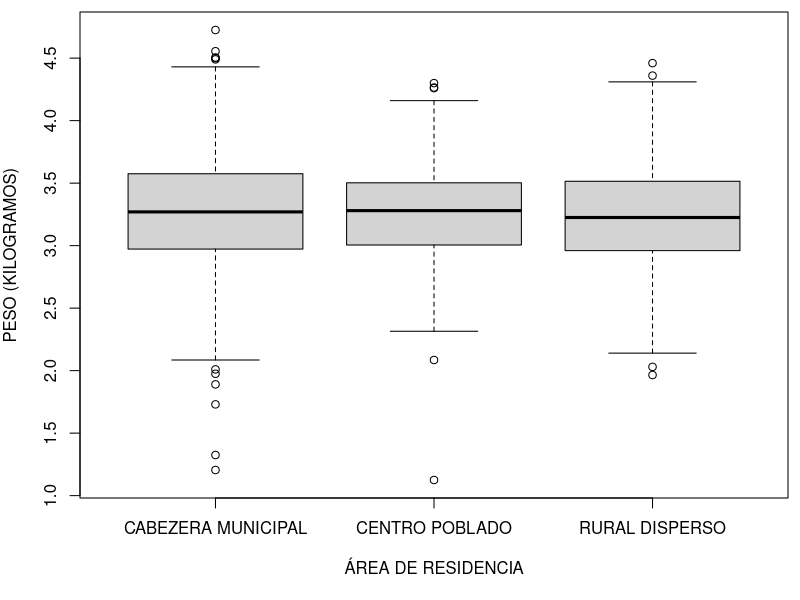
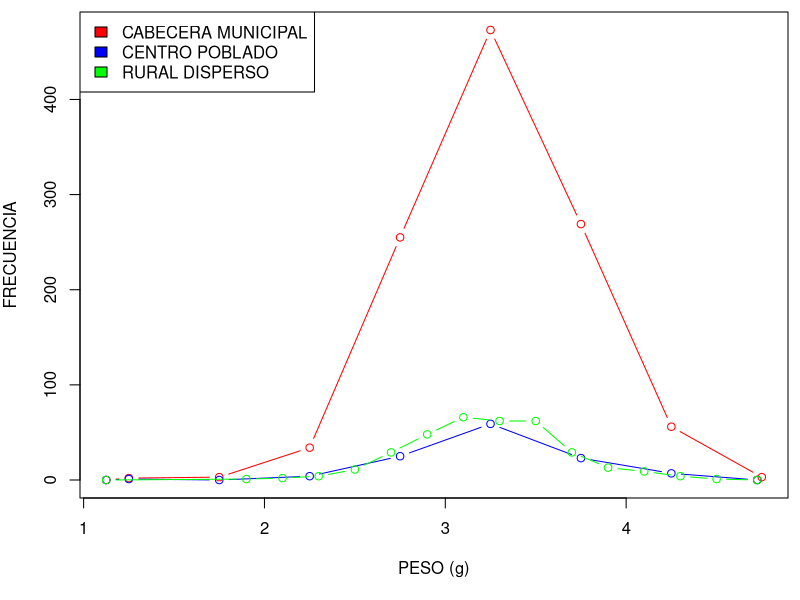
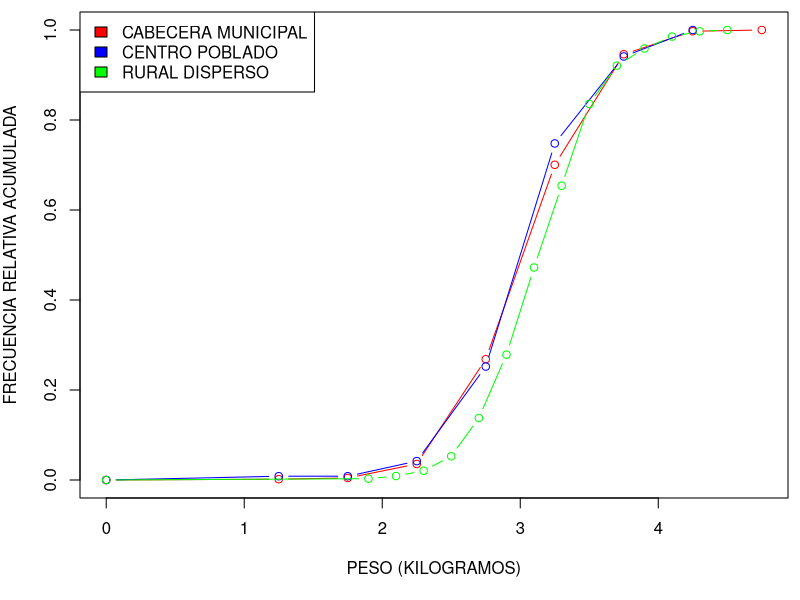
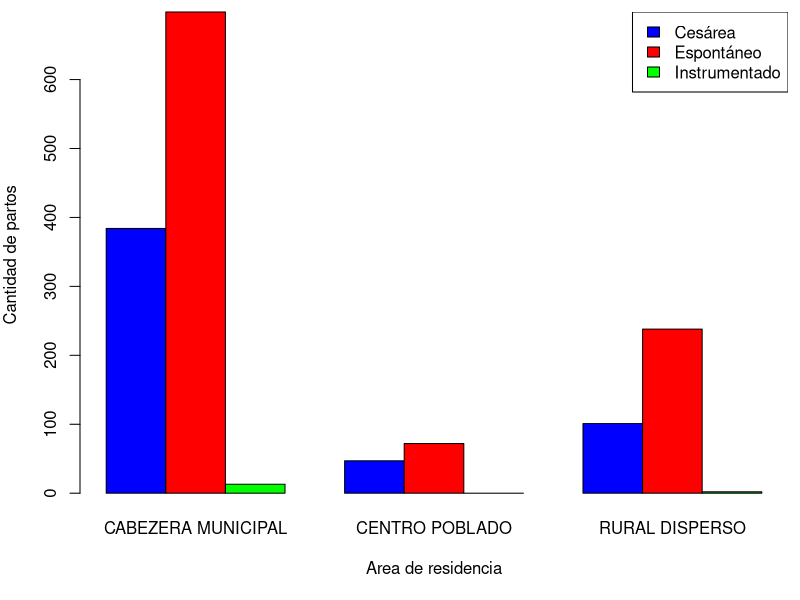
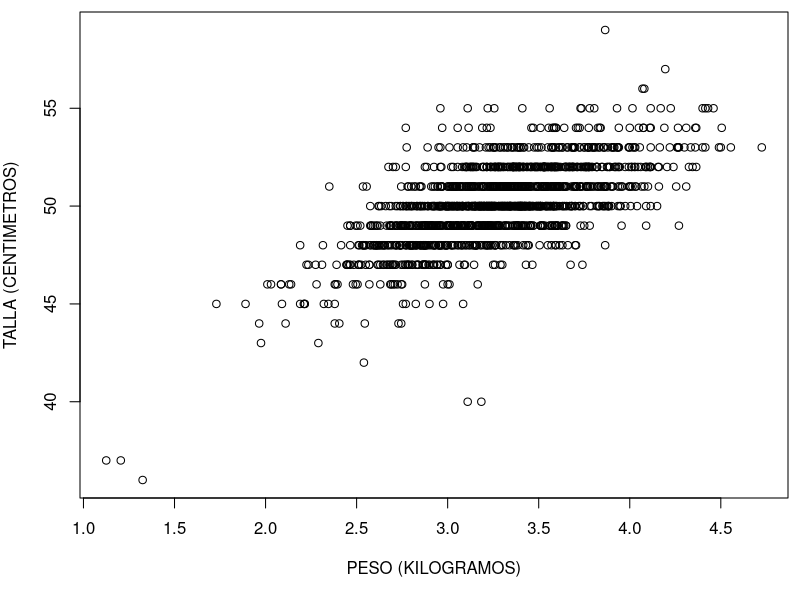
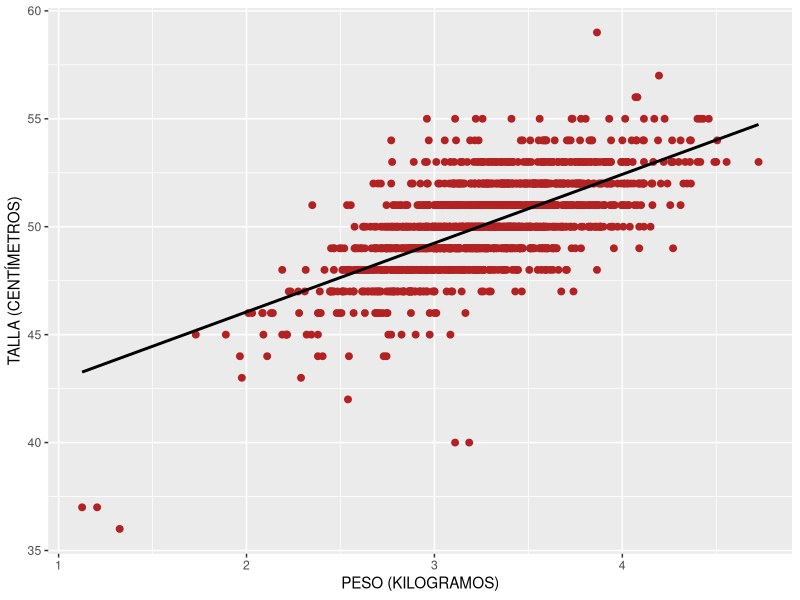
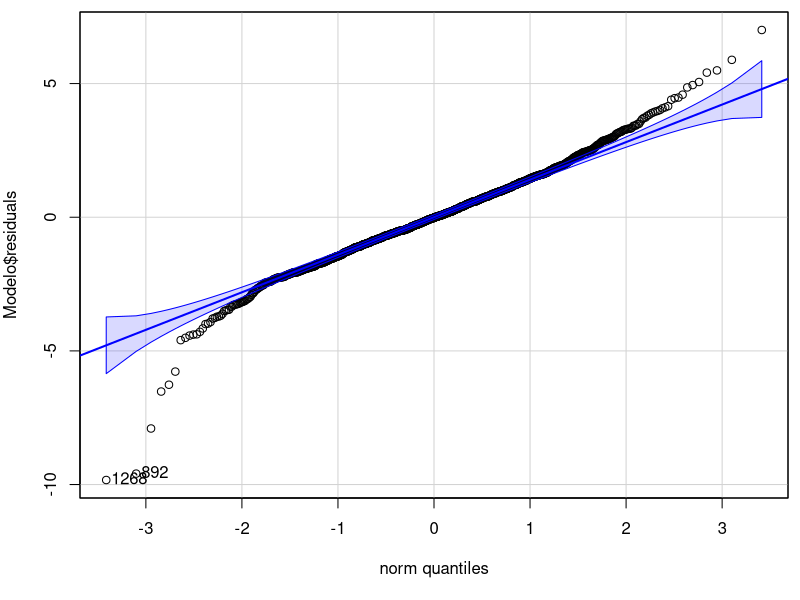
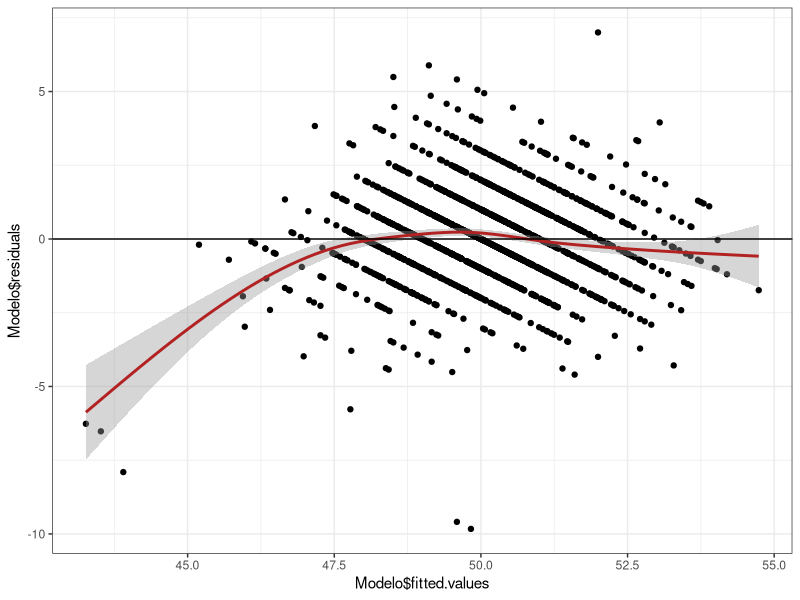

Here is the R script that generated these plots, in order:
## ---- chunk 1
library(readxl)
library(dplyr)
library(ggplot2)
library(lmtest)
library(car)
Base_Datos <- read.csv("Base de Datos/Datos.csv")
## ---- chunk 2
Base_Datos$PESO..Gramos. <- gsub(",", ".", Base_Datos$PESO..Gramos.)
Base_Datos$PESO..Gramos. <- as.numeric(Base_Datos$PESO..Gramos.)
Base_Datos$TALLA..Centímetros. <- gsub(",", ".", Base_Datos$TALLA..Centímetros.)
Base_Datos$TALLA..Centímetros. <- as.numeric(Base_Datos$TALLA..Centímetros.)
Base_Datos <- subset(Base_Datos, PESO..Gramos. < 575) # Se hace limpieza de datos.
## ---- chunk 3
tabla <- Base_Datos %>%
  group_by(AREA.RESIDENCIA) %>%
  summarise(media = round(mean(PESO..Gramos., na.rm = TRUE), digits = 2),
  mediana = median(PESO..Gramos., na.rm = TRUE),
  sd = round(sd(PESO..Gramos., na.rm = TRUE), digits = 2),
  q1 = quantile(PESO..Gramos., probs = 0.25, na.rm = TRUE),
  q3 = quantile(PESO..Gramos., probs = 0.75, na.rm = TRUE),
  RIC = IQR(PESO..Gramos., na.rm = TRUE)
  )
print(tabla)
## ---- chunk 4
# Gráfico 1.
PESO <- Base_Datos$PESO..Gramos.

par(mar = c(5, 3.9, 0.5, 0.5) + 0.1)
boxplot(PESO ~ Base_Datos$AREA.RESIDENCIA,
        xlab = "ÁREA DE RESIDENCIA",
        ylab = "PESO (KILOGRAMOS)",
        names = c("CABEZERA MUNICIPAL", "CENTRO POBLADO", "RURAL DISPERSO"),
        cex.main = 0.8
        )
## ---- chunk 5
# Gráfico 2.
PESO_C <- subset(Base_Datos, AREA.RESIDENCIA == "CABECERA MUNICIPAL")$PESO..Gramos.

His_C <- hist(PESO_C, plot = FALSE)

PESO_CP <- subset(Base_Datos, AREA.RESIDENCIA == "CENTRO POBLADO (INSPECCIÓN, CORREGIMIENTO O CASERÍO)")$PESO..Gramos.

His_CP <- hist(PESO_CP, plot = FALSE)

PESO_R <- subset(Base_Datos, AREA.RESIDENCIA == "RURAL DISPERSO")$PESO..Gramos.

His_R <- hist(PESO_R, plot = FALSE)

plot(c(min(PESO), His_C$mids, max(PESO)), c(0, His_C$counts, 0), type = "b", col = "red", xlab = "PESO (g)", ylab = "FRECUENCIA")

lines(c(min(PESO), His_CP$mids, max(PESO)), c(0, His_CP$counts, 0), type = "b", col = "blue")

lines(c(min(PESO), His_R$mids, max(PESO)), c(0, His_R$counts, 0), type = "b", col = "green")

legend("topleft", legend = c("CABECERA MUNICIPAL", "CENTRO POBLADO", "RURAL DISPERSO"), 
       fill = c("red", "blue", "green"))
## ---- chunk 6
print("TABLA DE FRECUENCIAS CABECERA MUNICIPAL")
print(His_C)
print("TABLA DE FRECUENCIAS CENTRO POBLADO")
print(His_CP)
print("TABLA DE FRECUENCIAS RURAL DISPERSO")
print(His_R)
## ---- chunk 7
# Gráfico 3.
plot(c(0, His_C$mids),
     c(0, cumsum(His_C$counts)/sum(His_C$counts)),
     type = "b",
     col = "red",
     xlab = "PESO (KILOGRAMOS)",
     ylab = "FRECUENCIA RELATIVA ACUMULADA")

lines(c(0, His_CP$mids),
      c(0, cumsum(His_CP$counts)/sum(His_CP$counts)),
      type = "b",
      col = "blue")

lines(c(0, His_R$mids),
      c(0, cumsum(His_R$counts)/sum(His_R$counts)),
      type = "b",
      col = "green")
legend("topleft", legend = c("CABECERA MUNICIPAL", "CENTRO POBLADO", "RURAL DISPERSO"), 
       fill = c("red", "blue", "green"))
## ---- chunk 8
X1 <- subset(Base_Datos, AREA.RESIDENCIA == "RURAL DISPERSO")$PESO..Gramos.
n1 <- length(X1)
varX1 <- mean(X1)
S1 <- sd(X1)

X2 <- subset(Base_Datos, AREA.RESIDENCIA == "CENTRO POBLADO (INSPECCIÓN, CORREGIMIENTO O CASERÍO)")$PESO..Gramos.
n2 <- length(X2)
varX2 <- mean(X2)
S2 <- sd(X2)

cat("n1 = ", n1, "\n")
cat("varX1 = ", varX1, "\n")
cat("S1 = ", S1, "\n")

cat("n2 = ", n2, "\n")
cat("varX2 = ", varX2, "\n")
cat("S2 = ", S2, "\n")
## ---- chunk 9
qf(0.025, df1 = n1-1, df2 = n2-1, lower.tail = TRUE)
## ---- chunk 10
qf(0.975, df1 = n1-1, df2 = n2-1, lower.tail = TRUE)
## ---- chunk 11
qt(0.05, df = n1+n2-2, lower.tail = TRUE)
## ---- chunk 12
X1 <- subset(Base_Datos, AREA.RESIDENCIA == "RURAL DISPERSO")$PESO..Gramos.
n1 <- length(X1)
varX1 <- mean(X1)
S1 <- sd(X1)

X2 <- subset(Base_Datos, AREA.RESIDENCIA == "CABECERA MUNICIPAL")$PESO..Gramos.
n2 <- length(X2)
varX2 <- mean(X2)
S2 <- sd(X2)

cat("n1 = ", n1, "\n")
cat("varX1 = ", varX1, "\n")
cat("S1 = ", S1, "\n")

cat("n2 = ", n2, "\n")
cat("varX2 = ", varX2, "\n")
cat("S2 = ", S2, "\n")
## ---- chunk 13
qf(0.025, df1 = n1-1, df2 = n2-1, lower.tail = TRUE)
## ---- chunk 14
qf(0.975, df1 = n1-1, df2 = n2-1, lower.tail = TRUE)
## ---- chunk 15
qt(0.05, df = 616.01, lower.tail = TRUE)
## ---- chunk 16
tabla <- table(Base_Datos$TIPO.PARTO, Base_Datos$AREA.RESIDENCIA)
colnames(tabla) <- c("CABECERA MUNICIPAL", "CENTRO POBLADO", "RURAL DISPERSO")
print(tabla)
## ---- chunk 17
par(mar = c(5, 3.9, 0.5, 0.5) + 0.1)

barplot(tabla, #prop.table(tabla),
        beside = TRUE,
        col = c("blue","red", 'green'),
        xlab = "Area de residencia",
        ylab = "Cantidad de partos",
        names = c("CABEZERA MUNICIPAL", "CENTRO POBLADO", "RURAL DISPERSO"))
legend("topright", legend = c("Cesárea", "Espontáneo", "Instrumentado"), 
       fill = c("blue","red", 'green'))
## ---- chunk 18
tabla <- Base_Datos %>%
  summarise(
  sd_peso = round(sd(PESO..Gramos., na.rm = TRUE), digits = 2),
  sd_talla = round(sd(TALLA..Centímetros., na.rm = TRUE), digits = 2),
  
  correlacion = cor(PESO..Gramos., TALLA..Centímetros.)
  )
print(tabla)
## ---- chunk 19
TALLA <- Base_Datos$TALLA..Centímetros.
plot(PESO, TALLA,
     xlab = 'PESO (KILOGRAMOS)',
     ylab = 'TALLA (CENTIMETROS)')
## ---- chunk 20
print(cor(PESO, TALLA))
## ---- chunk 21
#Data frame
datos <- data.frame(PESO, TALLA)

Modelo <- lm(TALLA ~ PESO, datos)

summary(Modelo)
## ---- chunk 22
# ----- Gráfica del modelo

ggplot(data = datos, mapping = aes(x = PESO, y = TALLA)) +
  geom_point(color = "firebrick", size = 2) +
  labs(x="PESO (KILOGRAMOS)", y="TALLA (CENTÍMETROS)") +
  geom_smooth(method = "lm", se = FALSE, color = "black")
## ---- chunk 23
shapiro.test(Modelo$residuals)
## ---- chunk 24
qqPlot(Modelo$residuals)
## ---- chunk 25
bptest(Modelo)
## ---- chunk 26
ggplot(data = datos, aes(Modelo$fitted.values, Modelo$residuals)) +
    geom_point() + geom_smooth(color = "firebrick")+ geom_hline(yintercept = 0) +
    theme_bw()
## ---- chunk 27
bptest(Modelo)
## ---- chunk 28
ggplot(data = datos, aes(1:nrow(datos), Modelo$residuals)) +
    geom_line() + geom_hline(yintercept = 0) +
    theme_bw()
